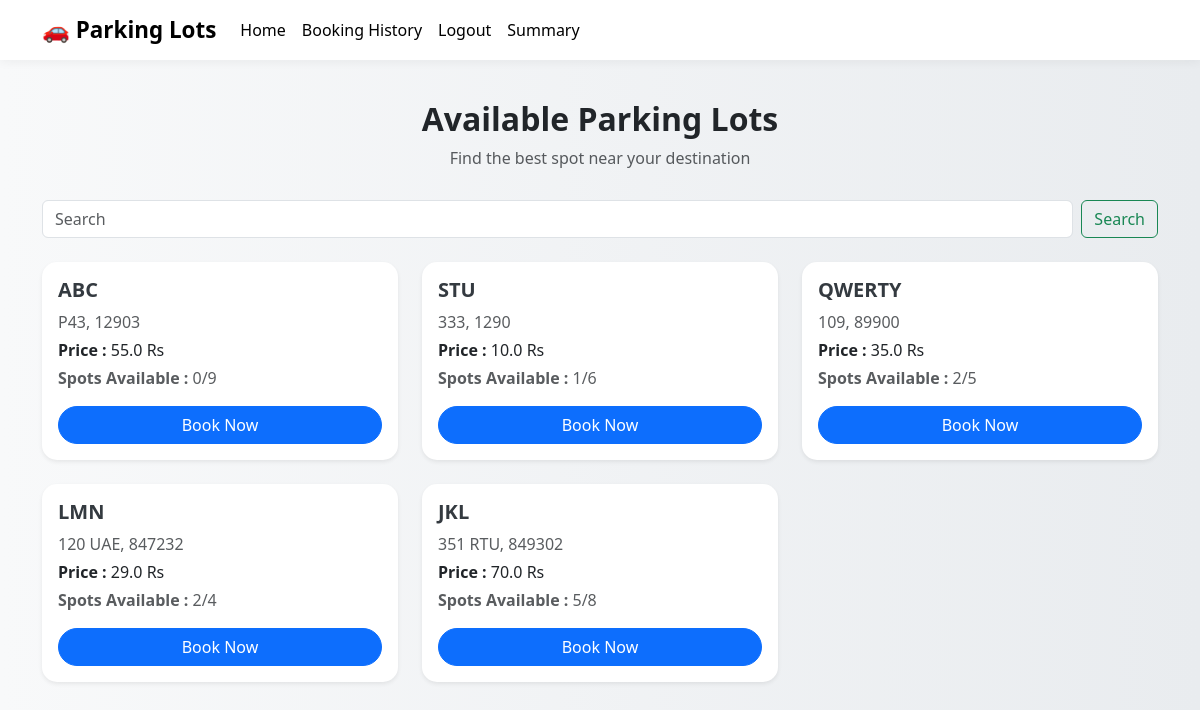
/user (signed in), run on an earlier commit of the app's database.
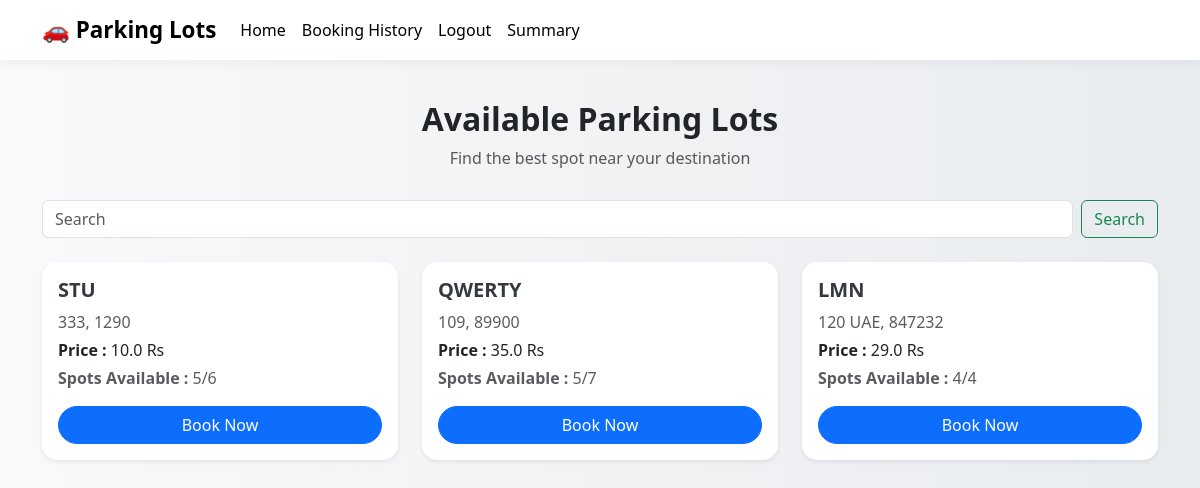
And on a later commit of the database.
### app.py (models this page shows)
class Parking(db.Model):
    __tablename__ = 'parking'
    id = db.Column(db.Integer, primary_key=True)
    prime_location_name = db.Column(db.String(20), unique=True, nullable=False)
    address = db.Column(db.String(20), nullable=False)
    pin_code = db.Column(db.String(20), nullable=False)
    price = db.Column(db.Float, nullable=False)
    number_of_spots = db.Column(db.Integer, nullable=False)
    spots = db.relationship('ParkingSpot', back_populates='parking',cascade='all, delete-orphan')

### app.py (the view)
@app.route('/user', methods=['GET', 'POST'])
def user():
    if 'username' not in session:
        return redirect(url_for('login'))
    query = request.args.get('query')  # get search query from URL params
    if query:
        parkings = Parking.query.filter(Parking.prime_location_name.ilike(f'%{query}%')).all()
    else:
        parkings = Parking.query.all()
    available_counts = {}
    for parking in parkings:
        available_counts[parking.id] = ParkingSpot.query.filter(
            ParkingSpot.parking_id == parking.id,
            ParkingSpot.status == 'A',
            ParkingSpot.spot_number <= parking.number_of_spots
        ).count()
    return render_template('user.html', parkings=parkings, available_counts=available_counts, query=query)

### templates/user.html (shortened to what this page needs)
<!DOCTYPE html>
<html lang="en">
<head>
  <link href="https://cdn.jsdelivr.net/npm/bootstrap@5.3.0/dist/css/bootstrap.min.css" rel="stylesheet">
</head>
<body>
  <nav class="navbar navbar-expand-lg navbar-light bg-white">
    <div class="container">
      <a class="navbar-brand" href="#">🚗 Parking Lots</a>
      <div class="collapse navbar-collapse" id="navbarSupportedContent">
        <ul class="navbar-nav me-auto mb-2 mb-lg-0">
          <li class="nav-item">
            <a class="nav-link active" aria-current="page" href="/">Home</a>
          </li>
          <li class="nav-item">
            <a class="nav-link active" aria-current="page" href="{{ url_for('history') }}">Booking History</a>
          </li>
          <li class="nav-item">
            <a class="nav-link active" aria-current="page" href="/logout">Logout</a>
          </li>
          <li class="nav-item">
            <a class="nav-link active" aria-current="page" href="/summary">Summary</a>
          </li>
        </ul>
      </div>
    </div>
  </nav>
  <div class="container">
    <div class="text-center section-heading">
      <h2 class="fw-bold">Available Parking Lots</h2>
      <p class="text-muted">Find the best spot near your destination</p>
    </div>
    <div>
      <form class="d-flex" role="search" action="/user" method="GET">
        <input class="form-control me-2" type="search" placeholder="Search" name="query" value="{{ query or '' }}">
        <button class="btn btn-outline-success" type="submit">Search</button>
      </form>
      <br>
    </div>
    <div class="row row-cols-1 row-cols-md-2 row-cols-lg-3 g-4">
      {% if parkings %}
        {% for parking in parkings %}
        <div class="col">
          <div class="card h-100 shadow-sm">
            <div class="card-body d-flex flex-column">
              <h5 class="card-title">{{ parking.prime_location_name }}</h5>
              <p class="card-text text-muted mb-1">{{ parking.address }}, {{ parking.pin_code }}</p>
              <p class="card-text mb-1"><strong>Price : </strong> {{ parking.price }} Rs</p>
              <p class="card-text text-muted mb-3"><strong>Spots Available : </strong> {{ available_counts[parking.id] }}/{{ parking.number_of_spots }}</p>
              <a href="/booking/{{ parking.id }}" class="btn btn-primary mt-auto w-100">Book Now</a>
            </div>
          </div>
        </div>
        {% endfor %}
      {% else %}
        <div class="col text-center">
          <div class="alert alert-warning w-100" role="alert">
            No parking lots found{% if query %} for "<strong>{{ query }}</strong>"{% endif %}.
          </div>
        </div>
      {% endif %}
    </div>
  </div>
</body>
</html>

### templates/user.html (style rules this page uses)
body { background: linear-gradient(to right, #f8f9fa, #e9ecef); font-family: 'Segoe UI', Tahoma, Geneva, Verdana, sans-serif; }
.navbar { box-shadow: 0 2px 10px rgba(0,0,0,0.05); }
.navbar-brand { font-weight: bold; font-size: 1.4rem; }
.card { border: none; border-radius: 15px; transition: transform 0.2s ease-in-out; }
.card-title { font-weight: 600; color: #343a40; }
.btn-primary { border-radius: 50px; }
.section-heading { margin-top: 40px; margin-bottom: 30px; }

What changed in the data, as far as the page shows it:
removed Parking: prime_location_name "ABC", address "P43", pin_code "12903", price "55.0", available_counts "0", number_of_spots "9"
removed Parking: prime_location_name "JKL", address "351 RTU", pin_code "849302", price "70.0", available_counts "5", number_of_spots "8"
computed for Parking "STU": available_counts "1" → "5"
changed Parking "QWERTY": available_counts "2" → "5"; number_of_spots "5" → "7"
computed for Parking "LMN": number_of_spots "2" → "4"
